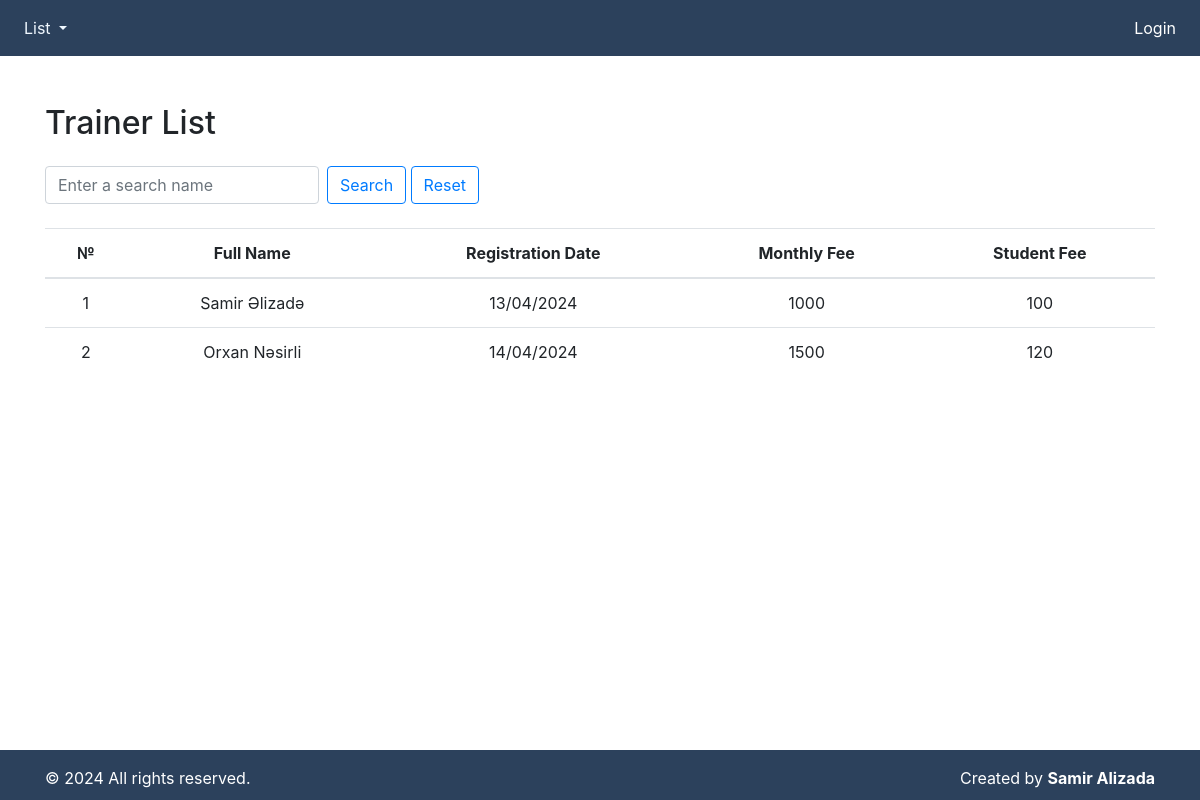
Before: /trainer-list/ with the older database file.
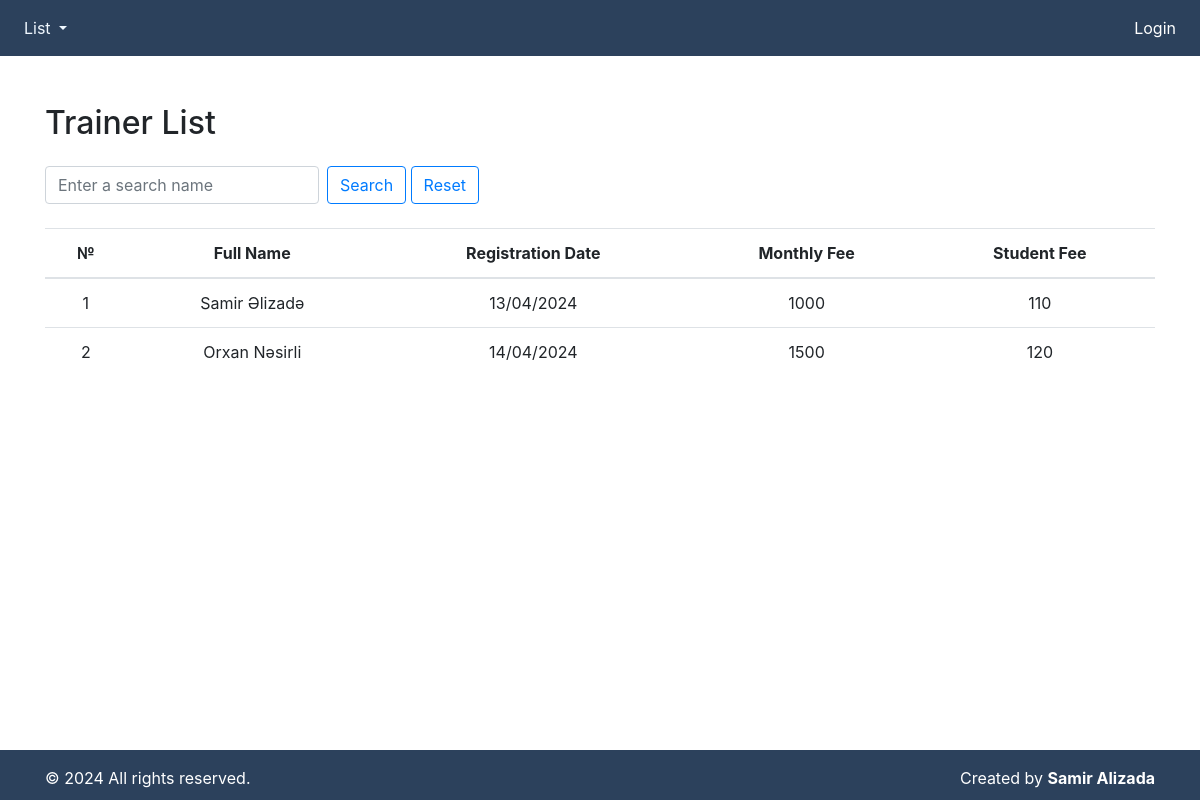
After: the same page with the newer database file.
### fitness/models.py (models this page shows, shortened)
class Trainer(models.Model):
    full_name = models.CharField(max_length=100)
    registration_date = models.DateField(default=timezone.now)
    monthly_fee = models.IntegerField()
    student_fee = models.IntegerField()

### fitness/views.py (the view)
# urls.py: path('trainer-list/', trainer_list, name='trainer_list'),
def trainer_list(request):
    trainers = Trainer.objects.all()
    query = request.GET.get('q')
    if query:
        trainers = trainers.filter(full_name__icontains=query)
    return render(request, 'trainer_list.html', {'trainers': trainers})

### templates/trainer_list.html (shortened to what this page needs)
{% include "index.html" %}
{% block content %}
<div class="container mt-5">
    <h2 class="mb-4">Trainer List</h2>
    <form method="GET" class="mb-3">
        <div class="form-inline mb-4">
            <input type="text" name="q" class="form-control mr-sm-2" placeholder="Enter a search name">
            <button class="btn btn-outline-primary my-2 my-sm-0" type="submit">Search</button>
            <a href="{% url 'trainer_list' %}"><button class="btn btn-outline-primary my-2 my-sm-0" type="submit">Reset</button>
            </a>
        </div>
    </form>
    <table class="table text-center">
        <thead>
            <tr>
                <th scope="col">№</th>
                <th scope="col">Full Name</th>
                <th scope="col">Registration Date</th>
                <th scope="col">Monthly Fee</th>
                <th scope="col">Student Fee</th>
            </tr>
        </thead>
        <tbody>
            {% for trainer in trainers %}
            <tr>
                <td>{{ forloop.counter }}</td>
                <td>{{ trainer.full_name }}</td>
                <td>{{ trainer.registration_date|date:"d/m/Y" }}</td>
                <td>{{ trainer.monthly_fee }}</td>
                <td>{{ trainer.student_fee }}</td>
            </tr>
            {% endfor %}
        </tbody>
    </table>
</div>
{% endblock content %}

Changed rows visible on the page:
changed Trainer "Samir Əlizadə": student_fee "100" → "110"
